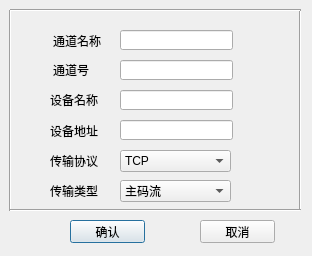
<?xml version="1.0" encoding="UTF-8"?>
<ui version="4.0">
 <class>ChannelAttrClass</class>
 <widget class="QDialog" name="ChannelAttrClass">
  <property name="geometry">
   <rect>
    <x>0</x>
    <y>0</y>
    <width>312</width>
    <height>256</height>
   </rect>
  </property>
  <property name="windowTitle">
   <string>ChannelAttr</string>
  </property>
  <widget class="QLineEdit" name="channNum_lineEdit">
   <property name="geometry">
    <rect>
     <x>120</x>
     <y>60</y>
     <width>113</width>
     <height>20</height>
    </rect>
   </property>
  </widget>
  <widget class="Line" name="line_4">
   <property name="geometry">
    <rect>
     <x>290</x>
     <y>10</y>
     <width>20</width>
     <height>201</height>
    </rect>
   </property>
   <property name="orientation">
    <enum>Qt::Vertical</enum>
   </property>
  </widget>
  <widget class="QLabel" name="devAddr_label">
   <property name="geometry">
    <rect>
     <x>50</x>
     <y>120</y>
     <width>61</width>
     <height>21</height>
    </rect>
   </property>
   <property name="text">
    <string>设备地址</string>
   </property>
  </widget>
  <widget class="QLabel" name="label_4">
   <property name="geometry">
    <rect>
     <x>50</x>
     <y>150</y>
     <width>61</width>
     <height>21</height>
    </rect>
   </property>
   <property name="text">
    <string>传输协议</string>
   </property>
  </widget>
  <widget class="QLabel" name="devName_label">
   <property name="geometry">
    <rect>
     <x>50</x>
     <y>90</y>
     <width>61</width>
     <height>20</height>
    </rect>
   </property>
   <property name="text">
    <string>设备名称</string>
   </property>
  </widget>
  <widget class="QComboBox" name="transProtocol_comboBox">
   <property name="geometry">
    <rect>
     <x>120</x>
     <y>150</y>
     <width>111</width>
     <height>22</height>
    </rect>
   </property>
   <item>
    <property name="text">
     <string>TCP</string>
    </property>
   </item>
   <item>
    <property name="text">
     <string>UDP</string>
    </property>
   </item>
   <item>
    <property name="text">
     <string>Mcast</string>
    </property>
   </item>
   <item>
    <property name="text">
     <string>RTP</string>
    </property>
   </item>
   <item>
    <property name="text">
     <string>RTP/RTSP</string>
    </property>
   </item>
  </widget>
  <widget class="QLineEdit" name="devAddr_lineEdit">
   <property name="geometry">
    <rect>
     <x>120</x>
     <y>120</y>
     <width>113</width>
     <height>20</height>
    </rect>
   </property>
  </widget>
  <widget class="Line" name="line_3">
   <property name="geometry">
    <rect>
     <x>0</x>
     <y>10</y>
     <width>20</width>
     <height>201</height>
    </rect>
   </property>
   <property name="orientation">
    <enum>Qt::Vertical</enum>
   </property>
  </widget>
  <widget class="QLabel" name="label_5">
   <property name="geometry">
    <rect>
     <x>50</x>
     <y>180</y>
     <width>61</width>
     <height>21</height>
    </rect>
   </property>
   <property name="text">
    <string>传输类型</string>
   </property>
  </widget>
  <widget class="Line" name="line_2">
   <property name="geometry">
    <rect>
     <x>10</x>
     <y>200</y>
     <width>291</width>
     <height>20</height>
    </rect>
   </property>
   <property name="orientation">
    <enum>Qt::Horizontal</enum>
   </property>
  </widget>
  <widget class="QLineEdit" name="devName_lineEdit">
   <property name="geometry">
    <rect>
     <x>120</x>
     <y>90</y>
     <width>113</width>
     <height>20</height>
    </rect>
   </property>
  </widget>
  <widget class="QPushButton" name="sure_pushButton">
   <property name="geometry">
    <rect>
     <x>70</x>
     <y>220</y>
     <width>75</width>
     <height>23</height>
    </rect>
   </property>
   <property name="text">
    <string>确认</string>
   </property>
  </widget>
  <widget class="QComboBox" name="streamType_comboBox">
   <property name="geometry">
    <rect>
     <x>120</x>
     <y>180</y>
     <width>111</width>
     <height>22</height>
    </rect>
   </property>
   <item>
    <property name="text">
     <string>主码流</string>
    </property>
   </item>
   <item>
    <property name="text">
     <string>子码流</string>
    </property>
   </item>
  </widget>
  <widget class="Line" name="line">
   <property name="geometry">
    <rect>
     <x>10</x>
     <y>0</y>
     <width>291</width>
     <height>20</height>
    </rect>
   </property>
   <property name="orientation">
    <enum>Qt::Horizontal</enum>
   </property>
  </widget>
  <widget class="QPushButton" name="cancel_pushButton">
   <property name="geometry">
    <rect>
     <x>200</x>
     <y>220</y>
     <width>75</width>
     <height>23</height>
    </rect>
   </property>
   <property name="text">
    <string>取消</string>
   </property>
  </widget>
  <widget class="QLineEdit" name="channName_lineEdit">
   <property name="geometry">
    <rect>
     <x>120</x>
     <y>30</y>
     <width>113</width>
     <height>20</height>
    </rect>
   </property>
  </widget>
  <widget class="QLabel" name="channNodeName_label">
   <property name="geometry">
    <rect>
     <x>53</x>
     <y>30</y>
     <width>61</width>
     <height>21</height>
    </rect>
   </property>
   <property name="text">
    <string>通道名称</string>
   </property>
  </widget>
  <widget class="QLabel" name="channNum_label">
   <property name="geometry">
    <rect>
     <x>53</x>
     <y>60</y>
     <width>61</width>
     <height>20</height>
    </rect>
   </property>
   <property name="text">
    <string>通道号</string>
   </property>
  </widget>
 </widget>
 <layoutdefault spacing="6" margin="11"/>
 <resources/>
 <connections/>
</ui>
